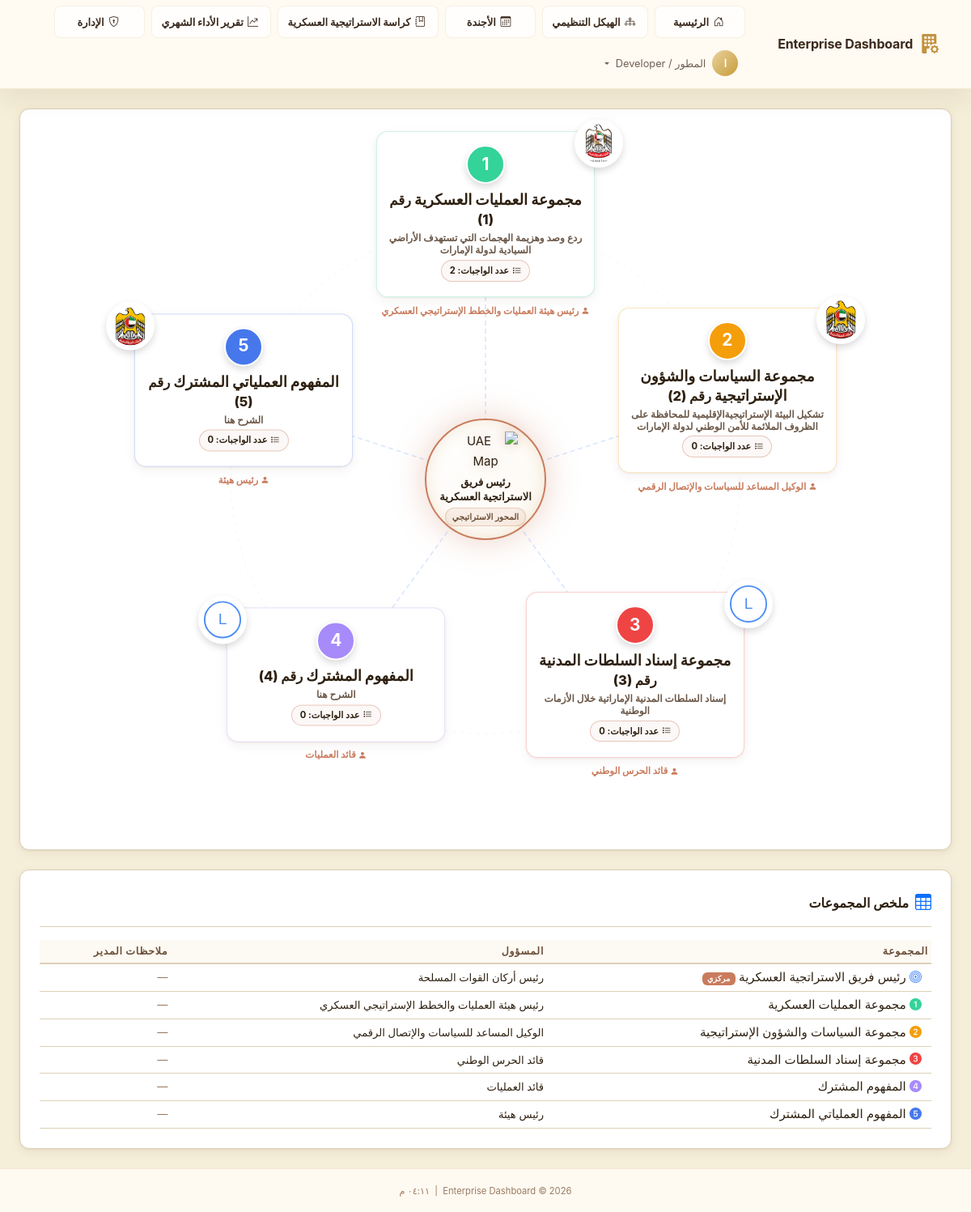
/director (signed in), run on the app's committed database.
### app/models/user.py (models this page shows, shortened)
class User(UserMixin, db.Model):
    __tablename__ = 'users'
    id              = db.Column(db.String(36), primary_key=True, default=lambda: str(uuid.uuid4()))
    ldap_dn         = db.Column(db.String(255), unique=True, nullable=True)
    username        = db.Column(db.String(80),  unique=True, nullable=False, index=True)
    email           = db.Column(db.String(120), nullable=False)
    full_name       = db.Column(db.String(120), nullable=False)
    password_hash   = db.Column(db.String(255), nullable=True)  # Only for sim mode
    is_ldap_user    = db.Column(db.Boolean, default=True)
    is_active       = db.Column(db.Boolean, default=True)
    role_id         = db.Column(db.Integer, db.ForeignKey('roles.id'), nullable=True)
    department_id   = db.Column(db.Integer, db.ForeignKey('departments.id'), nullable=True)
    failed_logins     = db.Column(db.Integer, default=0)
    locked_until      = db.Column(db.DateTime, nullable=True)
    created_at  = db.Column(db.DateTime, default=datetime.utcnow)
    updated_at  = db.Column(db.DateTime, default=datetime.utcnow, onupdate=datetime.utcnow)
    last_login  = db.Column(db.DateTime, nullable=True)
    role       = db.relationship('Role', back_populates='users')
    department = db.relationship('Department', back_populates='users')
    audit_logs = db.relationship('AuditLog', back_populates='user', lazy='dynamic',
                                 foreign_keys='AuditLog.user_id')
    @property
    def is_authenticated(self) -> bool:
        return True
    def has_permission(self, required_level: int) -> bool:
        if not self.role:
            return False
        return self.role.permission_level >= required_level
    @property
    def permission_level(self) -> int:
        return self.role.permission_level if self.role else 0
    def can_admin(self) -> bool:
        return self.permission_level >= 80  # Deputy and above
    @classmethod
    def get_by_id(cls, user_id: str) -> Optional['User']:
        return cls.query.get(user_id)

### app/models/department.py (models this page shows, shortened)
class Department(db.Model):
    __tablename__ = 'departments'
    id                 = db.Column(db.Integer, primary_key=True)
    code               = db.Column(db.String(20), unique=True, nullable=False)
    name               = db.Column(db.String(120), nullable=False)
    description        = db.Column(db.Text, default='')
    responsible_person = db.Column(db.String(120), default='')          # Title / role (e.g., "رئيس هيئة...")
    responsible_name   = db.Column(db.String(120), default='')          # Person's name (shown above the title)
    org_group_name     = db.Column(db.String(160), default='')          # Display name in org structure branch header
    color              = db.Column(db.String(7), default='#4F8EF7')   # Hex color
    icon               = db.Column(db.String(60), default='bi-grid-fill')
    logo_file          = db.Column(db.String(120), nullable=True)     # Custom logo filename
    concept_number     = db.Column(db.Integer, nullable=True)         # Operational Concept Number
    order_index        = db.Column(db.Integer, default=0)
    is_active          = db.Column(db.Boolean, default=True, nullable=False)
    is_central         = db.Column(db.Boolean, default=False, nullable=False)  # CEO hub group
    director_notes     = db.Column(db.Text, default='')               # Inline CEO notes
    concept_number     = db.Column(db.Integer, nullable=True)         # المفهوم العملياتي المشترك عدد
    created_at         = db.Column(db.DateTime, server_default=db.func.now())
    updated_at         = db.Column(db.DateTime, server_default=db.func.now(), onupdate=db.func.now())
    users   = db.relationship('User', back_populates='department', lazy='dynamic')
    metrics = db.relationship('DepartmentMetrics', back_populates='department',
                              lazy='dynamic', cascade='all, delete-orphan')
    def latest_metrics(self) -> Optional['DepartmentMetrics']:
        return (
            self.metrics
            .order_by(DepartmentMetrics.metric_date.desc())
            .first()
        )
    def competence_pct(self) -> float:
        m = self.latest_metrics()
        return float(m.competence_percentage) if m else 0.0
    def completion_pct(self) -> float:
        m = self.latest_metrics()
        return float(m.completion_percentage) if m else 0.0
    @classmethod
    def active_ordered(cls) -> List['Department']:
        return cls.query.filter_by(is_active=True).order_by(cls.order_index).all()

### app/dashboard/routes.py (the view)
@dashboard_bp.route('/director')
@login_required
@require_permission(PERMISSIONS['DIRECTOR'])
def director():
    departments = get_overview_metrics()
    averages    = get_company_averages()
    return render_template(
        'dashboard/director.html',
        departments=departments,
        averages=averages,
        page_title='لوحة المدير',
    )

### app/templates/dashboard/director.html (shortened to what this page needs)
{% extends "base.html" %}
{% block content %}
<div class="container-fluid px-4 py-4">
    <div class="glass-card mb-4" style="padding: 0.5rem; overflow: visible;">
        <div class="ceo-spider-container" id="spiderContainer">
            <svg id="spiderWebSvg" aria-hidden="true"></svg>
            <div class="spider-spacer"></div>
            {% set central = departments | selectattr('is_central') | list | first %}
            {% if central %}
            <div class="center-hub" id="centerHub">
                <div class="center-hub-card glass-card">
                    <img src="{{ url_for('static', filename='img/uae-map.png') }}" alt="UAE Map" class="center-hub-image">
                    <div class="center-hub-name">{{ central.name }}</div>
                    <div class="center-hub-badge">المحور الاستراتيجي</div>
                </div>
            </div>
            {% endif %}
            {% set satellites = departments | rejectattr('is_central') | list %}
            {% for dept in satellites %}
            <div class="satellite-group" id="sat_{{ loop.index0 }}" data-dept-id="{{ dept.id }}"
                data-name="{{ dept.name }}" data-color="{{ dept.color }}" data-icon="{{ dept.icon }}"
                data-comp="{{ dept.competence_pct }}" data-done="{{ dept.completion_pct }}"
                data-notes="{{ dept.director_notes | e }}">
                {% if dept.logo_file %}
                <img src="{{ url_for('static', filename='img/' + dept.logo_file) }}" class="dept-logo" alt="{{ dept.name }}">
                {% endif %}
                <div class="satellite-card glass-card position-relative" style="border-color: {{ dept.color }}40"
                    onclick="window.location.href='{{ url_for('dashboard.department_detail', dept_id=dept.id) | safe }}'"
                    title="عرض التفاصيل والواجبات">
                    {% if dept.concept_number %}
                    <div class="concept-badge" style="background-color: {{ dept.color }}">
                        {{ dept.concept_number }}
                    </div>
                    {% else %}
                    <i class="{{ dept.icon }} satellite-icon" style="color:{{ dept.color }}"></i>
                    {% endif %}
                    <div class="satellite-name">
                        {{ dept.name }}
                        {% if dept.concept_number %}
                        <span style="font-size: 0.9em;">رقم ({{ dept.concept_number }})</span>
                        {% endif %}
                    </div>
                    {% if dept.description %}
                    <div class="satellite-desc">{{ dept.description }}</div>
                    {% endif %}
                    <div class="satellite-concept" title="عدد الواجبات الرئيسية">
                        <i class="bi bi-list-task"></i> عدد الواجبات: {{ dept.duties_count }}
                    </div>
                </div>
                {% if dept.responsible_person %}
                <span class="satellite-responsible">
                    <i class="bi bi-person-fill"></i>{{ dept.responsible_person }}
                </span>
                {% endif %}
            </div>
            {% endfor %}
        </div>
    </div>
    <div class="section-card glass-card">
        <div class="section-card-header d-flex align-items-center gap-2 mb-3">
            <i class="bi bi-table text-primary fs-5"></i>
            <h2 class="h6 fw-bold mb-0">ملخص المجموعات</h2>
        </div>
        <div class="table-responsive">
            <table class="table table-dark table-hover align-middle table-sm mb-0">
                <thead>
                    <tr>
                        <th>المجموعة</th>
                        <th>المسؤول</th>
                        <th>ملاحظات المدير</th>
                    </tr>
                </thead>
                <tbody>
                    {% for dept in departments %}
                    <tr>
                        <td>
                            <i class="{{ dept.icon }} me-2" style="color:{{ dept.color }}"></i>
                            {{ dept.name }}
                            {% if dept.is_central %}
                            <span class="badge bg-primary ms-1" style="font-size:0.6rem">مركزي</span>
                            {% endif %}
                        </td>
                        <td><small>{{ dept.responsible_person or '—' }}</small></td>
                        <td>
                            <small class="text-muted">
                                {{ (dept.director_notes[:60] + '…') if dept.director_notes and
                                dept.director_notes|length > 60 else (dept.director_notes or '—') }}
                            </small>
                        </td>
                    </tr>
                    {% endfor %}
                </tbody>
            </table>
        </div>
    </div>
</div>
{% endblock %}

### app/templates/base.html (shortened to what this page needs)
<!DOCTYPE html>
<html lang="ar" dir="rtl">
<head>
  <link rel="stylesheet" href="{{ url_for('static', filename='css/bootstrap.min.css') }}">
  <link rel="stylesheet" href="{{ url_for('static', filename='css/bootstrap-icons.css') }}">
  <link rel="stylesheet" href="{{ url_for('static', filename='css/custom.css') }}">
</head>
<body class="{% block body_class %}app-body{% endblock %}">
  {% block body %}
  <nav class="navbar navbar-dark navbar-expand-lg app-navbar" id="mainNav">
    <div class="container-fluid px-4">
      <a class="navbar-brand d-flex align-items-center gap-2" href="{{ url_for('dashboard.index') }}">
        <i class="bi bi-building-fill-gear fs-4 text-primary-glow"></i>
        <span class="fw-bold">{{ app_name }}</span>
      </a>
      <div class="collapse navbar-collapse" id="navbarMain">
        <ul class="navbar-nav ms-auto align-items-center gap-2 main-nav-menu">
          <li class="nav-item">
            <a class="nav-link primary-nav-link {% if request.endpoint == 'dashboard.index' %}active{% endif %}"
              href="{{ url_for('dashboard.index') }}">
              <i class="bi bi-house-door me-1"></i>الرئيسية
            </a>
          </li>
          <li class="nav-item">
            <a class="nav-link primary-nav-link {% if request.endpoint == 'dashboard.org_structure' %}active{% endif %}"
              href="{{ url_for('dashboard.org_structure') }}">
              <i class="bi bi-diagram-3 me-1"></i>الهيكل التنظيمي
            </a>
          </li>
          <li class="nav-item">
            <a class="nav-link primary-nav-link {% if request.endpoint == 'dashboard.agenda' %}active{% endif %}"
              href="{{ url_for('dashboard.agenda') }}">
              <i class="bi bi-calendar3 me-1"></i>الأجندة
            </a>
          </li>
          <li class="nav-item">
            <a class="nav-link primary-nav-link {% if request.endpoint == 'dashboard.strategy_booklet' %}active{% endif %}"
              href="{{ url_for('dashboard.strategy_booklet') }}">
              <i class="bi bi-journal-bookmark me-1"></i>كراسة الاستراتيجية العسكرية
            </a>
          </li>
          <li class="nav-item">
            <a class="nav-link primary-nav-link {% if request.endpoint == 'dashboard.quarterly_performance' %}active{% endif %}"
              href="{{ url_for('dashboard.quarterly_performance') }}">
              <i class="bi bi-graph-up-arrow me-1"></i>تقرير الأداء الشهري
            </a>
          </li>
          {% if current_user.is_authenticated %}
          {% if current_user.can_admin() %}
          <li class="nav-item">
            <a class="nav-link primary-nav-link {% if request.endpoint and request.endpoint.startswith('admin') %}active{% endif %}"
              href="{{ url_for('admin.users') }}">
              <i class="bi bi-shield-lock me-1"></i>الإدارة
            </a>
          </li>
          {% endif %}
          <li class="nav-item dropdown">
            <a class="nav-link dropdown-toggle d-flex align-items-center gap-2" href="#" role="button"
              data-bs-toggle="dropdown">
              <span class="avatar-circle">{{ current_user.full_name[0]|upper }}</span>
              <span class="d-none d-md-inline">{{ current_user.full_name }}</span>
            </a>
          </li>
          {% endif %}
        </ul>
      </div>
    </div>
  </nav>
  <main class="main-content">
    {% block content %}{% endblock %}
  </main>
  <footer class="app-footer mt-auto py-3 text-center">
    <small class="text-muted">
      {{ app_name }} &copy; {{ now().year }}
      &nbsp;|&nbsp;
      <span id="currentTime"></span>
    </small>
  </footer>
  {% endblock %}
</body>
</html>

### data on the page
User: full_name "ا", full_name "المطور / Developer"
Department: name "رئيس فريق الاستراتجية العسكرية", shows "مركزي", responsible_person "رئيس أركان القوات المسلحة", director_notes "—"
Department: logo_file (picture), concept_number "1", name "مجموعة العمليات العسكرية", description "ردع وصد وهزيمة الهجمات التي تستهدف الأراضي السيادية لدولة الإمارات", duties_count "2", responsible_person "رئيس هيئة العمليات والخطط الإستراتيجي العسكري", director_notes "—"
Department: logo_file (picture), concept_number "2", name "مجموعة السياسات والشؤون الإستراتيجية", description "تشكيل البيئة الإستراتيجيةالإقليمية للمحافظة على الظروف الملائمة للأمن الوطني لدولة الإمارات", duties_count "0", responsible_person "الوكيل المساعد للسياسات والإتصال الرقمي", director_notes "—"
Department: logo_file (picture), concept_number "3", name "مجموعة إسناد السلطات المدنية", description "إسناد السلطات المدنية الإماراتية خلال الأزمات الوطنية", duties_count "0", responsible_person "قائد الحرس الوطني", director_notes "—"
Department: logo_file (picture), concept_number "4", name "المفهوم المشترك", description "الشرح هنا", duties_count "0", responsible_person "قائد العمليات", director_notes "—"
Department: logo_file (picture), concept_number "5", name "المفهوم العملياتي المشترك", description "الشرح هنا", duties_count "0", responsible_person "رئيس هيئة", director_notes "—"

### other printed values
{{ app_name }} "Enterprise Dashboard"
